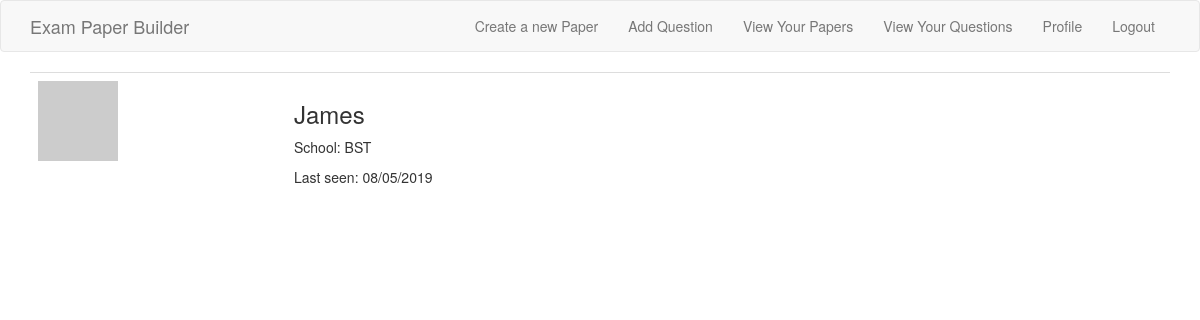
Screenshot of /user/james (signed in) with the database file from the repository.
### app/models.py (models this page shows, shortened)
class User(UserMixin, db.Model):
    __tablename__ = 'user'
    id = db.Column(db.Integer, primary_key=True)
    username = db.Column(db.String(64), index=True, unique=True)
    name = db.Column(db.String(30))
    email = db.Column(db.String(120), index=True, unique=True)
    password_hash = db.Column(db.String(128))
    school_name = db.Column(db.String(255))
    last_seen = db.Column(db.DateTime, default=datetime.utcnow)
    questions = db.relationship('Question', backref='author', lazy='dynamic')
    papers = db.relationship('Paper', backref='author', lazy='dynamic')
    def avatar(self, size):
        digest = md5(self.email.lower().encode('utf-8')).hexdigest()
        return 'https://www.gravatar.com/avatar/{}?d=identicon&s={}'.format(
            digest, size)

### app/main/routes.py (the view)
@bp.route('/user/<username>')
@login_required
def user(username):
    user = User.query.filter_by(username=username).first_or_404()
    page = request.args.get('page', 1, type=int)
    questions = user.questions.order_by(Question.timestamp.desc()).paginate(
        page, current_app.config['QUESTIONS_PER_PAGE'], False)
    next_url = url_for('main.user', username=current_user, page=questions.next_num) \
        if questions.has_next else None
    prev_url = url_for('main.user', username=current_user, page=questions.prev_num) \
        if questions.has_prev else None
    return render_template('user.html',user=user, questions=questions.items,
        next_url=next_url, prev_url=prev_url)

### app/main/routes.py (called while the page is built)
@bp.before_request
def before_request():
    if current_user.is_authenticated:
        current_user.last_seen = datetime.utcnow()
        db.session.commit()

### app/models.py (called while the page is built)
@login.user_loader #register with flask-login
def load_user(id):
    return User.query.get(int(id))

### app/templates/user.html (shortened to what this page needs)
{% extends "template.html" %}
{% block app_content %}
    <table class="table">
        <tr>
            <td width="256px"><img src="{{ user.avatar(128) }}" ></td>
            <td>
                <h3>{{ user.name }}</h3>
                {% if user.school_name %}
                    <p>School: {{ user.school_name }}</p>
                {% endif %}
                <p>Last seen: {{ moment(user.last_seen).calendar() }}</p>
            </td>
        </tr>
    </table>
{% endblock %}

### rows the page displays
User: name "James", school_name "BST", last_seen "08/05/2019"
